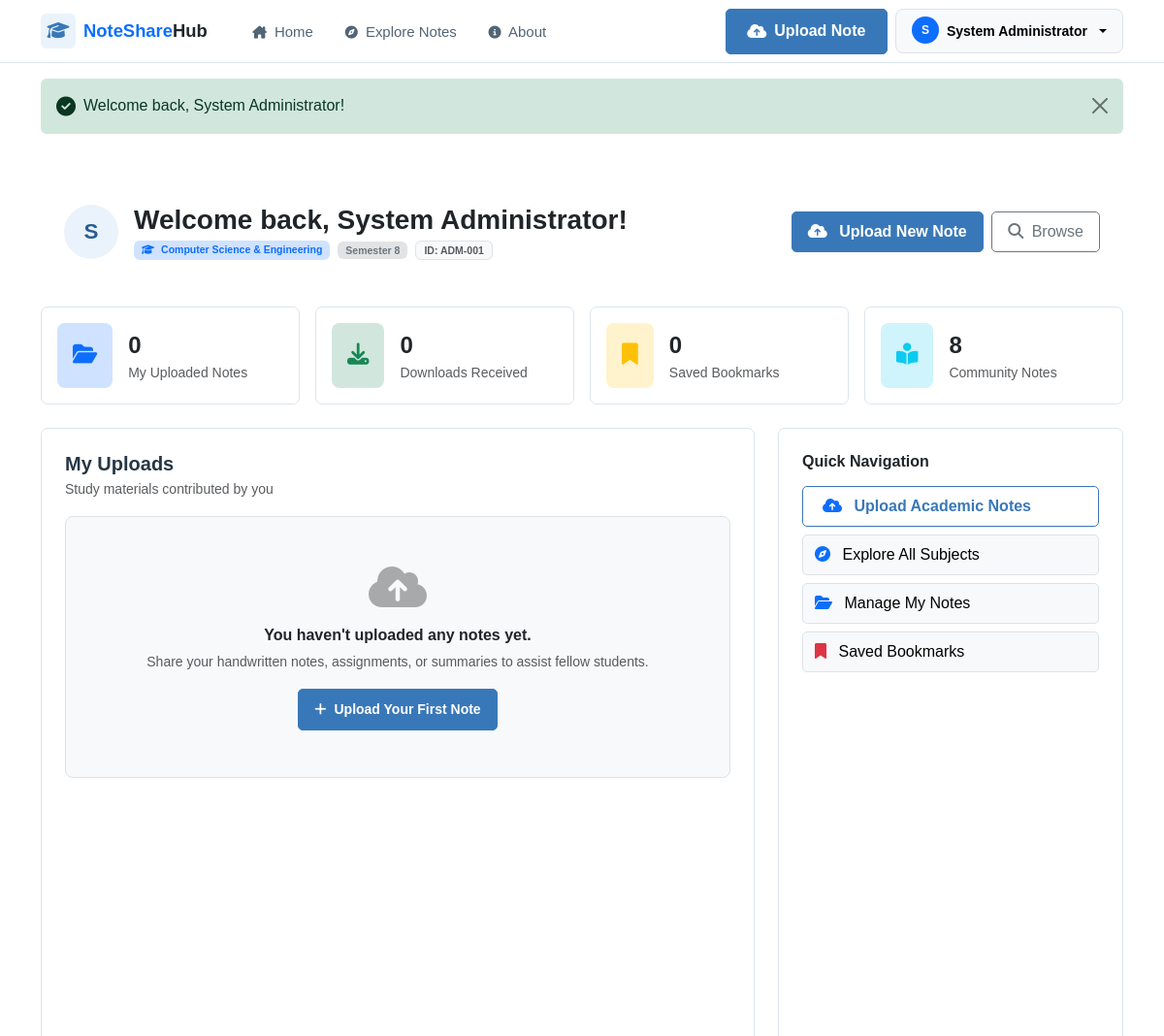
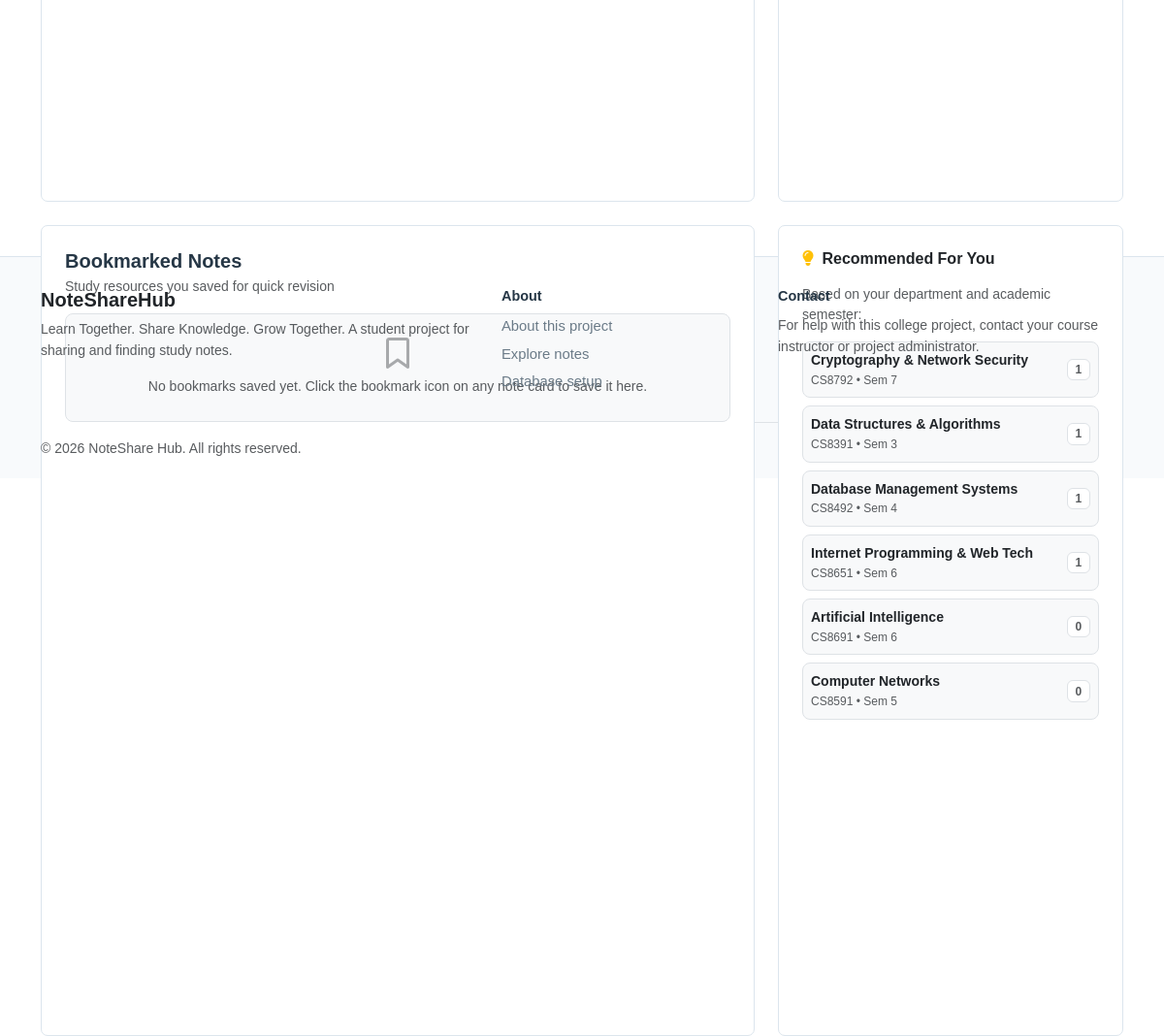
/dashboard.php (signed in), run on the app's committed database (2 pictures, top to bottom).
### tables this page shows
CREATE TABLE `subjects` (
  `id` INT AUTO_INCREMENT PRIMARY KEY,
  `department_id` INT NOT NULL,
  `semester` TINYINT NOT NULL,
  `code` VARCHAR(20) NOT NULL,
  `name` VARCHAR(150) NOT NULL,
  `description` TEXT NULL,
  `created_at` TIMESTAMP DEFAULT CURRENT_TIMESTAMP,
  FOREIGN KEY (`department_id`) REFERENCES `departments`(`id`) ON DELETE CASCADE,
  INDEX `idx_dept_sem` (`department_id`, `semester`)
);

### includes/auth.php (called while the page is built, shortened)
<?php
function is_logged_in(): bool {
    return isset($_SESSION['user_id']) && !empty($_SESSION['user_id']);
}
function current_user(): ?array {
    return [
        'id'            => $_SESSION['user_id'],
        'name'          => $_SESSION['user_name'] ?? '',
        'email'         => $_SESSION['user_email'] ?? '',
        'role'          => $_SESSION['user_role'] ?? 'student',
        'department_id' => $_SESSION['user_dept_id'] ?? null,
        'department'    => $_SESSION['user_dept_name'] ?? '',
        'semester'      => $_SESSION['user_semester'] ?? null,
        'roll_number'   => $_SESSION['user_roll_number'] ?? '',
    ];
}

### dashboard.php (the view, shortened to what this page needs)
<?php
require_once __DIR__ . '/includes/header.php';
$userId = current_user_id();
$db = get_db();
$stmtMyNotes = $db->prepare("SELECT COUNT(*) FROM notes WHERE user_id = ?");
$stmtMyNotes->execute([$userId]);
$myNotesCount = (int)$stmtMyNotes->fetchColumn();
$stmtMyDownloads = $db->prepare("SELECT COALESCE(SUM(download_count), 0) FROM notes WHERE user_id = ?");
$stmtMyDownloads->execute([$userId]);
$myDownloadsCount = (int)$stmtMyDownloads->fetchColumn();
$stmtMyBookmarks = $db->prepare("SELECT COUNT(*) FROM bookmarks WHERE user_id = ?");
$stmtMyBookmarks->execute([$userId]);
$myBookmarksCount = (int)$stmtMyBookmarks->fetchColumn();
$totalCommunityNotes = (int)$db->query("SELECT COUNT(*) FROM notes")->fetchColumn();
$stmtRecentMyNotes = $db->prepare("
    SELECT n.*, s.name as subject_name, s.code as subject_code, d.code as dept_code
    FROM notes n
    JOIN subjects s ON n.subject_id = s.id
    JOIN departments d ON n.department_id = d.id
    WHERE n.user_id = ?
    ORDER BY n.created_at DESC
    LIMIT 5
");
$stmtRecentMyNotes->execute([$userId]);
$myRecentUploads = $stmtRecentMyNotes->fetchAll();
$stmtBookmarks = $db->prepare("
    SELECT n.*,
           u.name as uploader_name,
           s.name as subject_name, s.code as subject_code,
           d.code as dept_code,
           b.created_at as bookmarked_at
    FROM bookmarks b
    JOIN notes n ON b.note_id = n.id
    JOIN users u ON n.user_id = u.id
    JOIN subjects s ON n.subject_id = s.id
    JOIN departments d ON n.department_id = d.id
    WHERE b.user_id = ?
    ORDER BY b.created_at DESC
    LIMIT 4
");
$stmtBookmarks->execute([$userId]);
$mySavedNotes = $stmtBookmarks->fetchAll();
$stmtDeptSubjects = $db->prepare("
    SELECT s.*, d.code as dept_code, COUNT(n.id) as note_count
    FROM subjects s
    JOIN departments d ON s.department_id = d.id
    LEFT JOIN notes n ON s.id = n.subject_id
    WHERE s.department_id = ? OR s.semester = ?
    GROUP BY s.id
    ORDER BY note_count DESC, s.name ASC
    LIMIT 6
");
$stmtDeptSubjects->execute([$user['department_id'] ?: 1, $user['semester'] ?: 4]);
$recommendedSubjects = $stmtDeptSubjects->fetchAll();
?>
<div class="container py-4">
    <div class="card-modern p-4 mb-4 bg-white border-0 shadow-sm" style="border-radius: 18px;">
        <div class="row align-items-center justify-content-between g-3">
            <div class="col-md-8">
                <div class="d-flex align-items-center gap-3">
                    <div class="dashboard-user-badge">
                        <?= strtoupper(substr($user['name'], 0, 1)) ?>
                    </div>
                    <div>
                        <h3 class="fw-bold text-dark mb-1">Welcome back, <?= e($user['name']) ?>!</h3>
                        <div class="d-flex flex-wrap align-items-center gap-2 small text-muted">
                            <span class="badge bg-primary-subtle text-primary fw-semibold px-2 py-1">
                                <i class="fa-solid fa-graduation-cap me-1"></i> <?= e($user['department'] ?: 'Engineering') ?>
                            </span>
                            <?php if ($user['semester']): ?>
                                <span class="badge bg-secondary-subtle text-secondary fw-semibold px-2 py-1">
                                    Semester <?= e($user['semester']) ?>
                                </span>
                            <?php endif; ?>
                            <?php if (!empty($user['roll_number'])): ?>
                                <span class="badge bg-light text-muted border px-2 py-1">
                                    ID: <?= e($user['roll_number']) ?>
                                </span>
                            <?php endif; ?>
                        </div>
                    </div>
                </div>
            </div>
            <div class="col-md-4 text-md-end">
                <a href="<?= BASE_URL ?>/upload-note.php" class="btn btn-primary px-3 py-2 shadow-sm">
                    <i class="fa-solid fa-cloud-arrow-up me-2"></i> Upload New Note
                </a>
                <a href="<?= BASE_URL ?>/explore.php" class="btn btn-outline-secondary px-3 py-2 ms-1">
                    <i class="fa-solid fa-magnifying-glass me-1"></i> Browse
                </a>
            </div>
        </div>
    </div>
    <div class="row g-3 mb-4">
        <div class="col-sm-6 col-lg-3">
            <div class="card-modern p-3 d-flex align-items-center gap-3 bg-white">
                <div class="rounded-3 p-3 bg-primary-subtle text-primary" style="font-size:1.4rem;">
                    <i class="fa-solid fa-folder-open"></i>
                </div>
                <div>
                    <div class="fs-4 fw-bold text-dark"><?= $myNotesCount ?></div>
                    <div class="text-muted small">My Uploaded Notes</div>
                </div>
            </div>
        </div>
        <div class="col-sm-6 col-lg-3">
            <div class="card-modern p-3 d-flex align-items-center gap-3 bg-white">
                <div class="rounded-3 p-3 bg-success-subtle text-success" style="font-size:1.4rem;">
                    <i class="fa-solid fa-download"></i>
                </div>
                <div>
                    <div class="fs-4 fw-bold text-dark"><?= $myDownloadsCount ?></div>
                    <div class="text-muted small">Downloads Received</div>
                </div>
            </div>
        </div>
        <div class="col-sm-6 col-lg-3">
            <div class="card-modern p-3 d-flex align-items-center gap-3 bg-white">
                <div class="rounded-3 p-3 bg-warning-subtle text-warning" style="font-size:1.4rem;">
                    <i class="fa-solid fa-bookmark"></i>
                </div>
                <div>
                    <div class="fs-4 fw-bold text-dark"><?= $myBookmarksCount ?></div>
                    <div class="text-muted small">Saved Bookmarks</div>
                </div>
            </div>
        </div>
        <div class="col-sm-6 col-lg-3">
            <div class="card-modern p-3 d-flex align-items-center gap-3 bg-white">
                <div class="rounded-3 p-3 bg-info-subtle text-info" style="font-size:1.4rem;">
                    <i class="fa-solid fa-book-open-reader"></i>
                </div>
                <div>
                    <div class="fs-4 fw-bold text-dark"><?= $totalCommunityNotes ?></div>
                    <div class="text-muted small">Community Notes</div>
                </div>
            </div>
        </div>
    </div>
    <div class="row g-4">
        <div class="col-lg-8">
            <div class="card-modern bg-white p-4 mb-4">
                <div class="d-flex justify-content-between align-items-center mb-3">
                    <div>
                        <h5 class="fw-bold mb-1">My Uploads</h5>
                        <p class="text-muted small mb-0">Study materials contributed by you</p>
                    </div>
                </div>
                <?php if (empty($myRecentUploads)): ?>
                    <div class="text-center py-5 border rounded-3 bg-light">
                        <i class="fa-solid fa-cloud-arrow-up fa-3x text-muted mb-3 opacity-50"></i>
                        <h6 class="fw-bold text-dark">You haven't uploaded any notes yet.</h6>
                        <p class="text-muted small mb-3">Share your handwritten notes, assignments, or summaries to assist fellow students.</p>
                        <a href="<?= BASE_URL ?>/upload-note.php" class="btn btn-primary btn-sm px-3">
                            <i class="fa-solid fa-plus me-1"></i> Upload Your First Note
                        </a>
                    </div>
                <?php endif; ?>
            </div>
            <div class="card-modern bg-white p-4">
                <div class="d-flex justify-content-between align-items-center mb-3">
                    <div>
                        <h5 class="fw-bold mb-1">Bookmarked Notes</h5>
                        <p class="text-muted small mb-0">Study resources you saved for quick revision</p>
                    </div>
                </div>
                <?php if (empty($mySavedNotes)): ?>
                    <div class="text-center py-4 border rounded-3 bg-light">
                        <i class="fa-regular fa-bookmark fa-2x text-muted mb-2 opacity-50"></i>
                        <p class="text-muted small mb-0">No bookmarks saved yet. Click the bookmark icon on any note card to save it here.</p>
                    </div>
                <?php endif; ?>
            </div>
        </div>
        <div class="col-lg-4">
            <div class="card-modern bg-white p-4 mb-4">
                <h6 class="fw-bold text-dark mb-3">Quick Navigation</h6>
                <div class="d-grid gap-2">
                    <a href="<?= BASE_URL ?>/upload-note.php" class="btn btn-outline-primary text-start py-2">
                        <i class="fa-solid fa-cloud-arrow-up me-2 text-primary"></i> Upload Academic Notes
                    </a>
                    <a href="<?= BASE_URL ?>/explore.php" class="btn btn-light border text-start py-2">
                        <i class="fa-solid fa-compass me-2 text-primary"></i> Explore All Subjects
                    </a>
                    <a href="<?= BASE_URL ?>/my-uploads.php" class="btn btn-light border text-start py-2">
                        <i class="fa-solid fa-folder-open me-2 text-primary"></i> Manage My Notes
                    </a>
                    <a href="<?= BASE_URL ?>/bookmarks.php" class="btn btn-light border text-start py-2">
                        <i class="fa-solid fa-bookmark me-2 text-danger"></i> Saved Bookmarks
                    </a>
                </div>
            </div>
            <div class="card-modern bg-white p-4">
                <h6 class="fw-bold text-dark mb-3">
                    <i class="fa-solid fa-lightbulb text-warning me-1"></i> Recommended For You
                </h6>
                <p class="text-muted small mb-3">Based on your department and academic semester:</p>
                <div class="d-flex flex-column gap-2">
                    <?php foreach ($recommendedSubjects as $rSub): ?>
                        <a href="<?= BASE_URL ?>/explore.php?subject=<?= $rSub['id'] ?>" class="text-decoration-none">
                            <div class="p-2 border rounded-3 d-flex justify-content-between align-items-center bg-light">
                                <div class="text-truncate me-2">
                                    <div class="fw-semibold text-dark small text-truncate"><?= e($rSub['name']) ?></div>
                                    <div class="text-muted" style="font-size:0.75rem;"><?= e($rSub['code']) ?> • Sem <?= $rSub['semester'] ?></div>
                                </div>
                                <span class="badge bg-white text-muted border small"><?= $rSub['note_count'] ?></span>
                            </div>
                        </a>
                    <?php endforeach; ?>
                </div>
            </div>
        </div>
    </div>
</div>
<?php require_once __DIR__ . '/includes/footer.php'; ?>

### assets/css/style.css (style rules this page uses)
:root { --primary: #4f46e5; --primary-light: #6366f1; --primary-dark: #3730a3; --primary-subtle: #eef2ff; --secondary: #8b5cf6; --secondary-subtle: #f5f3ff; --accent: #06b6d4; --success: #10b981; --success-subtle: #ecfdf5; --warning: #f59e0b; --warning-subtle: #fffbeb; --danger: #ef4444; --danger-subtle: #fef2f2; --bg-main: #f8fafc; --bg-card: #ffffff; --border-color: #e2e8f0; --border-hover: #cbd5e1; --text-primary: #0f172a; --text-secondary: #475569; --text-muted: #64748b; --text-light: #94a3b8; --radius-sm: 8px; --radius-md: 12px; --radius-lg: 16px; --radius-xl: 24px; --shadow-sm: 0 1px 2px 0 rgba(0, 0, 0, 0.05); --shadow-md: 0 4px 6px -1px rgba(0, 0, 0, 0.07), 0 2px 4px -2px rgba(0, 0, 0, 0.05); --shadow-lg: 0 10px 15px -3px rgba(0, 0, 0, 0.08), 0 4px 6px -4px rgba(0, 0, 0, 0.04); --shadow-hover: 0 20px 25px -5px rgba(79, 70, 229, 0.12), 0 8px 10px -6px rgba(0, 0, 0, 0.04); --transition: all 0.25s cubic-bezier(0.4, 0, 0.2, 1); }
body { background-color: var(--bg-main); color: var(--text-primary); font-family: 'Plus Jakarta Sans', system-ui, -apple-system, sans-serif; line-height: 1.6; -webkit-font-smoothing: antialiased; min-height: 100vh; display: flex; flex-direction: column; }
h1, h2, h3, h4, h5, h6 { color: var(--text-primary); font-weight: 700; letter-spacing: -0.025em; }
a { color: var(--primary); text-decoration: none; transition: var(--transition); }
.btn-primary { background: linear-gradient(135deg, var(--primary) 0%, #6366f1 100%); border: none; color: #ffffff; font-weight: 600; border-radius: 10px; padding: 0.65rem 1.35rem; box-shadow: 0 4px 12px rgba(79, 70, 229, 0.25); transition: var(--transition); }
.btn-outline-primary { color: var(--primary); border: 1.5px solid var(--primary); font-weight: 600; border-radius: 10px; padding: 0.6rem 1.25rem; background: transparent; transition: var(--transition); }
.card-modern { background: var(--bg-card); border: 1px solid var(--border-color); border-radius: var(--radius-lg); box-shadow: var(--shadow-sm); transition: var(--transition); overflow: hidden; height: 100%; }
.dashboard-user-badge { width: 56px; height: 56px; border-radius: 14px; background: linear-gradient(135deg, var(--primary) 0%, var(--secondary) 100%); color: white; display: flex; align-items: center; justify-content: center; font-weight: 700; font-size: 1.4rem; }
:root { --primary: #3978b8; --primary-light: #5b91c5; --primary-dark: #285d91; --primary-subtle: #eaf3fb; --secondary: #7b75b8; --secondary-subtle: #f0eff9; --accent: #6b9bc8; --bg-main: #ffffff; --border-color: #dce5ed; --border-hover: #c4d2df; --text-primary: #263746; --text-secondary: #526575; --text-muted: #6b7b88; --radius-sm: 5px; --radius-md: 7px; --radius-lg: 8px; --radius-xl: 10px; --shadow-sm: none; --shadow-md: none; --shadow-lg: none; --shadow-hover: none; --transition: color 0.15s ease, background-color 0.15s ease, border-color 0.15s ease; }
body { background-color: #ffffff; color: #263746; font-family: Arial, Helvetica, system-ui, sans-serif; line-height: 1.55; }
h1, h2, h3, h4, h5, h6 { letter-spacing: normal; font-weight: 600; }
a { transition: color 0.15s ease; }
.btn, .form-control, .form-select, .input-group-text { border-radius: 5px; }
.btn-primary { background: #3978b8; border: 1px solid #3978b8; color: #ffffff; font-weight: 600; box-shadow: none; }
.btn-outline-primary { border-width: 1px; }
.card-modern { border-radius: 7px; box-shadow: none; transition: border-color 0.15s ease; }
.dashboard-user-badge { border-radius: 50%; background: #eaf3fb; color: #285d91; }
.shadow, .shadow-sm, .shadow-lg { box-shadow: none !important; }

### data on the page
subjects: name "Cryptography & Network Security", code "CS8792", semester "7", note_count "1"
subjects: name "Data Structures & Algorithms", code "CS8391", semester "3", note_count "1"
subjects: name "Database Management Systems", code "CS8492", semester "4", note_count "1"
subjects: name "Internet Programming & Web Tech", code "CS8651", semester "6", note_count "1"
subjects: name "Artificial Intelligence", code "CS8691", semester "6", note_count "0"
subjects: name "Computer Networks", code "CS8591", semester "5", note_count "0"

### other printed values
substr($user['name'] ?? 'U', 0, 1) "S"
$user['name'] "System Administrator"
$message "Welcome back, System Administrator!"
substr($user['name'], 0, 1) "S"
$user['department'] ?: 'Engineering' "Computer Science & Engineering"
$user['semester'] "8"
$user['roll_number'] "ADM-001"
$myNotesCount "0"
$myDownloadsCount "0"
$myBookmarksCount "0"
$totalCommunityNotes "8"
APP_TAGLINE "Learn Together. Share Knowledge. Grow Together."
APP_SHORT_NAME "NoteShare Hub"
